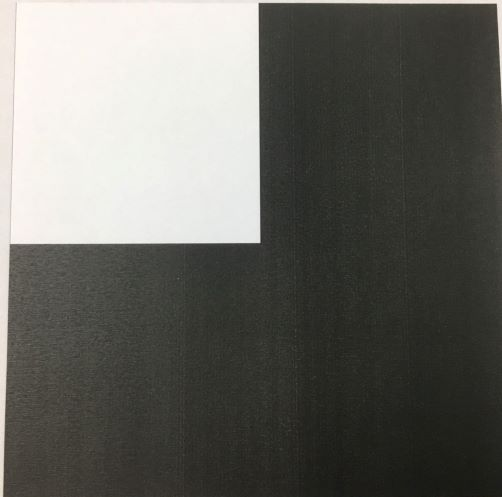
#> input picture 0100RE2.jpg, 502 x 497 px
$ python calculationColor.py
#> lines starting #> are read from the running program, lines starting #| are printed output that depends on the picture; after the words box and inside, x2 and y2 are one past the last pixel; in counts of white or black regions, pixels touching at a corner belong together
#> further down, img is the input picture: shape (497, 502, 3); mean B, G, R 97.3, 102.7, 103.1
import cv2
import numpy as np

# 240 x 320 camera

def cropImage(image,h=465,w=472):
    #greyImage = cv2.cvtColor(image, cv2.COLOR_BGR2HSV)
#> called with h = 465, w = 472
    greyImage = image
    y=20
    x=20
    greyImage = greyImage[y:y+h, x:x+w]
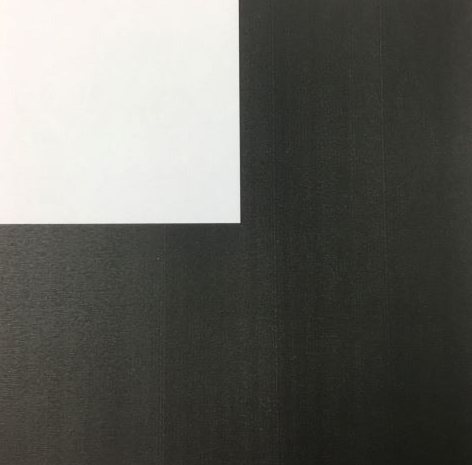
#> greyImage: shape (465, 472, 3); mean B, G, R 93.5, 98.8, 98.7

    #########################____Quradrant2_____#############################
    greyImage = cv2.line(greyImage, (62,63), (74,63), (0,255,0), 2)
#> greyImage: shape (465, 472, 3); 0.02% of pixels changed, all inside (x1, y1, x2, y2) = (61, 62, 76, 65)
    greyImage = cv2.line(greyImage, (68,57), (68,69), (0,255,0), 2)
#> greyImage: shape (465, 472, 3); mean B, G, R 93.4, 98.8, 98.6
    greyImage = cv2.line(greyImage, (162,63), (174,63), (0,255,0), 2)
#> greyImage: shape (465, 472, 3); mean B, G, R 93.3, 98.8, 98.5
    greyImage = cv2.line(greyImage, (168,57), (168,69), (0,255,0), 2)
#> greyImage: shape (465, 472, 3); mean B, G, R 93.3, 98.8, 98.5


    markPointQ1In1 = 68


    greyImage = cv2.line(greyImage, (62,163), (74,163), (0,255,0), 2)
#> greyImage: shape (465, 472, 3); mean B, G, R 93.3, 98.8, 98.5
    greyImage = cv2.line(greyImage, (68,157), (68,169), (0,255,0), 2)
#> greyImage: shape (465, 472, 3); mean B, G, R 93.2, 98.8, 98.4
    greyImage = cv2.line(greyImage, (162,163), (174,163), (0,255,0), 2)
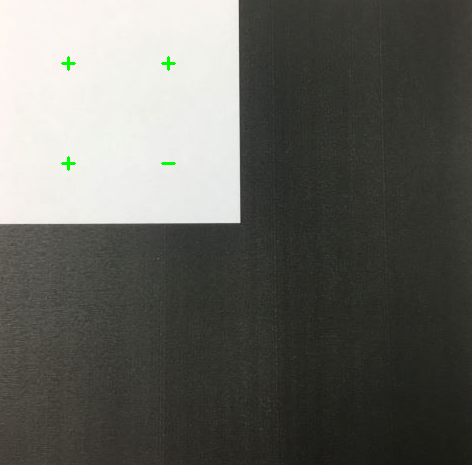
#> greyImage: shape (465, 472, 3); mean B, G, R 93.2, 98.8, 98.4
    greyImage = cv2.line(greyImage, (168,157), (168,169), (0,255,0), 2)
#> greyImage: shape (465, 472, 3); 0.01% of pixels changed, all inside (x1, y1, x2, y2) = (167, 156, 170, 171)

    #########################____Quradrant1_____#############################
    greyImage = cv2.line(greyImage, (312,63), (324,63), (0,255,0), 2)
#> greyImage: shape (465, 472, 3); mean B, G, R 93.1, 98.8, 98.3
    greyImage = cv2.line(greyImage, (318,57), (318,69), (0,255,0), 2)
#> greyImage: shape (465, 472, 3); mean B, G, R 93.1, 98.8, 98.3
    greyImage = cv2.line(greyImage, (412,63), (424,63), (0,255,0), 2)
#> greyImage: shape (465, 472, 3); mean B, G, R 93.1, 98.9, 98.3
    greyImage = cv2.line(greyImage, (418,57), (418,69), (0,255,0), 2)
#> greyImage: shape (465, 472, 3); mean B, G, R 93.1, 98.9, 98.3

    greyImage = cv2.line(greyImage, (312,163), (324,163), (0,255,0), 2)
#> greyImage: shape (465, 472, 3); mean B, G, R 93.1, 99, 98.3
    greyImage = cv2.line(greyImage, (318,157), (318,169), (0,255,0), 2)
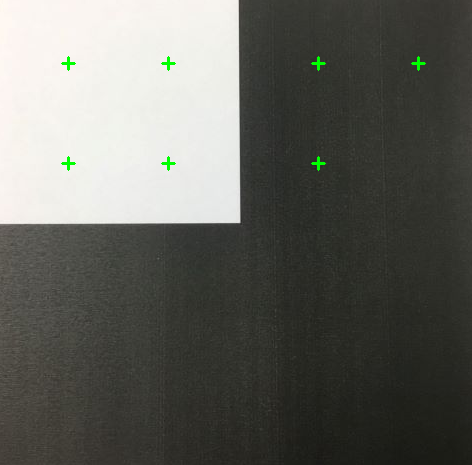
#> greyImage: shape (465, 472, 3); mean B, G, R 93.1, 99, 98.3
    greyImage = cv2.line(greyImage, (412,163), (424,163), (0,255,0), 2)
#> greyImage: shape (465, 472, 3); 0.02% of pixels changed, all inside (x1, y1, x2, y2) = (411, 162, 426, 165)
    greyImage = cv2.line(greyImage, (418,157), (418,169), (0,255,0), 2)
#> greyImage: shape (465, 472, 3); mean B, G, R 93.1, 99.1, 98.3

    #########################____Quradrant3_____#############################
    greyImage = cv2.line(greyImage, (62,313), (74,313), (0,255,0), 2)
#> greyImage: shape (465, 472, 3); mean B, G, R 93.1, 99.1, 98.3
    greyImage = cv2.line(greyImage, (68,307), (68,319), (0,255,0), 2)
#> greyImage: shape (465, 472, 3); mean B, G, R 93.1, 99.1, 98.3
    greyImage = cv2.line(greyImage, (162,313), (174,313), (0,255,0), 2)
#> greyImage: shape (465, 472, 3); mean B, G, R 93.1, 99.1, 98.3
    greyImage = cv2.line(greyImage, (168,307), (168,319), (0,255,0), 2)
#> greyImage: shape (465, 472, 3); mean B, G, R 93, 99.2, 98.2

    greyImage = cv2.line(greyImage, (62,413), (74,413), (0,255,0), 2)
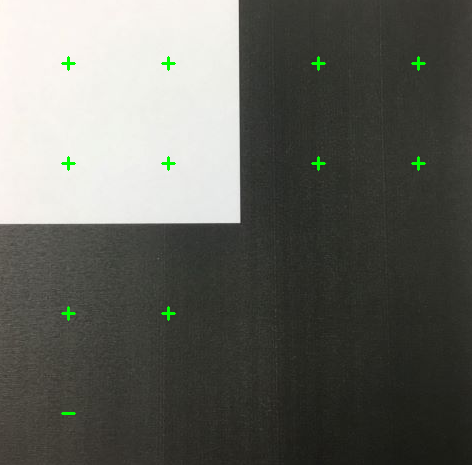
#> greyImage: shape (465, 472, 3); mean B, G, R 93, 99.2, 98.2
    greyImage = cv2.line(greyImage, (68,407), (68,419), (0,255,0), 2)
#> greyImage: shape (465, 472, 3); 0.01% of pixels changed, all inside (x1, y1, x2, y2) = (67, 406, 70, 421)
    greyImage = cv2.line(greyImage, (162,413), (174,413), (0,255,0), 2)
#> greyImage: shape (465, 472, 3); mean B, G, R 93, 99.3, 98.2
    greyImage = cv2.line(greyImage, (168,407), (168,419), (0,255,0), 2)
#> greyImage: shape (465, 472, 3); mean B, G, R 93, 99.3, 98.2

     #########################____Quradrant4_____#############################
    greyImage = cv2.line(greyImage, (312,313), (324,313), (0,255,0), 2)
#> greyImage: shape (465, 472, 3); mean B, G, R 93, 99.3, 98.2
    greyImage = cv2.line(greyImage, (318,307), (318,319), (0,255,0), 2)
#> greyImage: shape (465, 472, 3); mean B, G, R 93, 99.4, 98.2
    greyImage = cv2.line(greyImage, (412,313), (424,313), (0,255,0), 2)
#> greyImage: shape (465, 472, 3); mean B, G, R 93, 99.4, 98.2
    greyImage = cv2.line(greyImage, (418,307), (418,319), (0,255,0), 2)
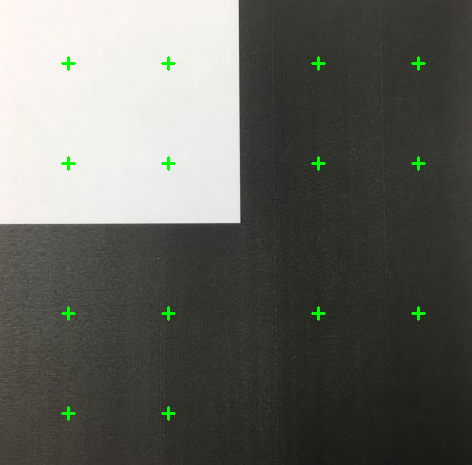
#> greyImage: shape (465, 472, 3); mean B, G, R 93, 99.4, 98.2

    greyImage = cv2.line(greyImage, (312,413), (324,413), (0,255,0), 2)
#> greyImage: shape (465, 472, 3); 0.02% of pixels changed, all inside (x1, y1, x2, y2) = (311, 412, 326, 415)
    greyImage = cv2.line(greyImage, (318,407), (318,419), (0,255,0), 2)
#> greyImage: shape (465, 472, 3); mean B, G, R 93, 99.5, 98.2
    greyImage = cv2.line(greyImage, (412,413), (424,413), (0,255,0), 2)
#> greyImage: shape (465, 472, 3); mean B, G, R 93, 99.6, 98.2
    greyImage = cv2.line(greyImage, (418,407), (418,419), (0,255,0), 2)
#> greyImage: shape (465, 472, 3); mean B, G, R 93, 99.6, 98.2


    cv2.imshow("CROP", greyImage)
    cv2.waitKey(0)
    cv2.destroyAllWindows()

if __name__ == "__main__":
    img = cv2.imread("0100RE2.jpg", cv2.IMREAD_COLOR)
    #img = cv2.line(img, (0,0), (400,400), (0,255,0), 5)
    cv2.imshow("Image", img)
    cv2.waitKey(0)
    cv2.destroyAllWindows()
    cropImage(img)
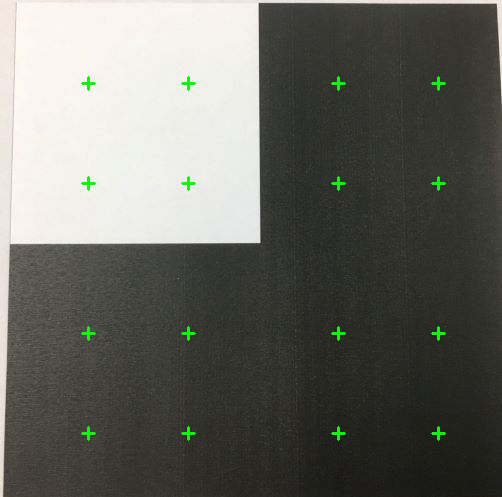
#> img: shape (497, 502, 3); 0.47% of pixels changed, all inside (x1, y1, x2, y2) = (81, 76, 446, 441)

$ run again, with 0101RE.jpg copied over 0100RE2.jpg
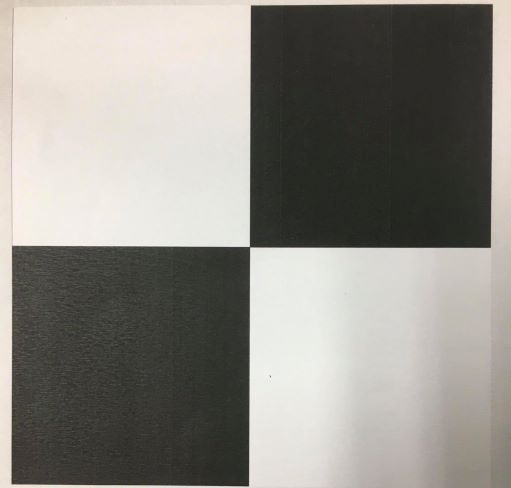
#> input picture 0101RE.jpg, 511 x 488 px
#> img is the input picture: shape (488, 511, 3); mean B, G, R 133.7, 139.8, 142.4
#> in cropImage, `greyImage = cv2.line(greyImage, (418,307), (418,319), (0,255,0), 2)`:
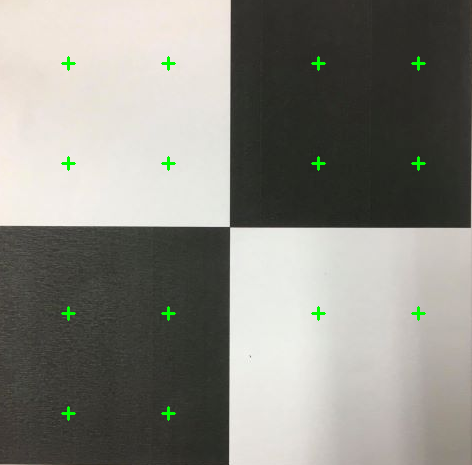
#> greyImage: shape (465, 472, 3); mean B, G, R 128.3, 135.2, 135.8
#> `cropImage(img)`:
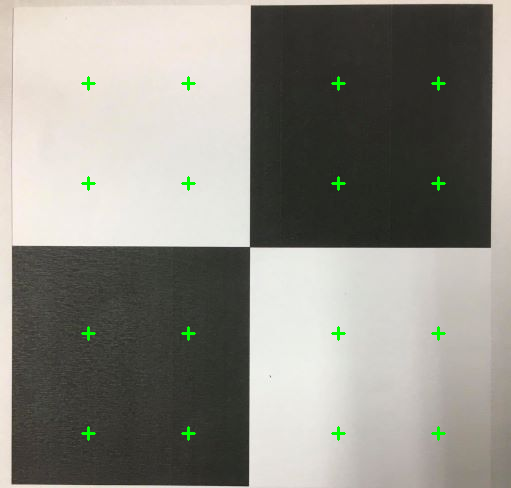
#> img: shape (488, 511, 3); 0.47% of pixels changed, all inside (x1, y1, x2, y2) = (81, 76, 446, 441)
